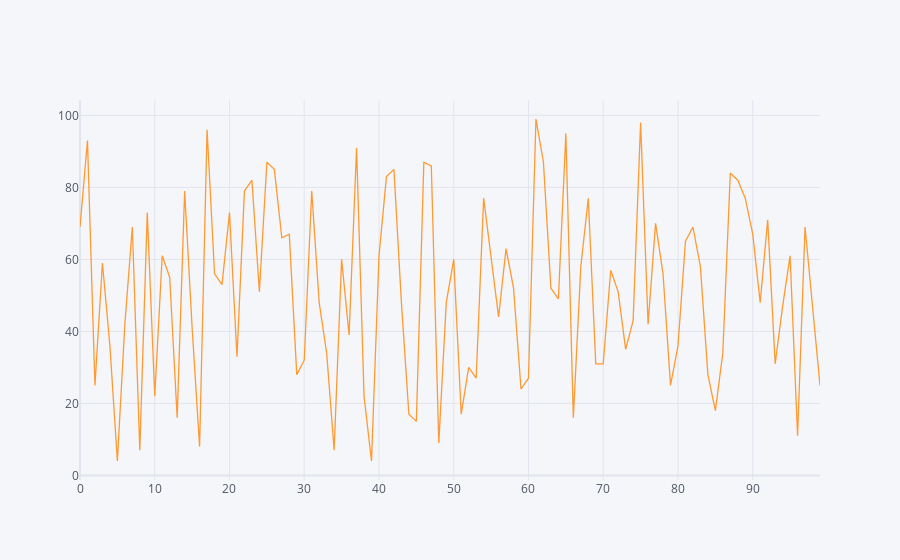

The cell this chart's notebook holds for it:
### Code cell
df1.iplot()

### Figure 1 — Plotly figure (JSON) as saved in the notebook; plotly's stock layout.template omitted (floating-point values rounded to 4 significant figures)
{"data": [{"line": {"color": "rgba(255, 153, 51, 1.0)", "dash": "solid", "shape": "linear", "width": 1.3}, "mode": "lines", "name": "A", "text": "", "type": "scatter", "x": [0, 1, 2, 3, 4, 5, 6, 7, 8, 9, 10, 11, 12, 13, 14, 15, 16, 17, 18, 19, 20, 21, 22, 23, 24, 25, 26, 27, 28, 29, 30, 31, 32, 33, 34, 35, 36, 37, 38, 39, 40, 41, 42, 43, 44, 45, 46, 47, 48, 49, 50, 51, 52, 53, 54, 55, 56, 57, 58, 59, 60, 61, 62, 63, 64, 65, 66, 67, 68, 69, 70, 71, 72, 73, 74, 75, 76, 77, 78, 79, 80, 81, 82, 83, 84, 85, 86, 87, 88, 89, 90, 91, 92, 93, 94, 95, 96, 97, 98, 99], "y": [69, 93, 25, 59, 36, 4, 42, 69, 7, 73, 22, 61, 55, 16, 79, 41, 8, 96, 56, 53, 73, 33, 79, 82, 51, 87, 85, 66, 67, 28, 32, 79, 48, 34, 7, 60, 39, 91, 22, 4, 61, 83, 85, 48, 17, 15, 87, 86, 9, 48, 60, 17, 30, 27, 77, 61, 44, 63, 52, 24, 27, 99, 87, 52, 49, 95, 16, 58, 77, 31, 31, 57, 51, 35, 43, 98, 42, 70, 56, 25, 36, 65, 69, 58, 28, 18, 34, 84, 82, 77, 67, 48, 71, 31, 47, 61, 11, 69, 46, 25]}], "layout": {"legend": {"bgcolor": "#F5F6F9", "font": {"color": "#4D5663"}}, "paper_bgcolor": "#F5F6F9", "plot_bgcolor": "#F5F6F9", "title": {"font": {"color": "#4D5663"}}, "xaxis": {"gridcolor": "#E1E5ED", "showgrid": true, "tickfont": {"color": "#4D5663"}, "title": {"font": {"color": "#4D5663"}, "text": ""}, "zerolinecolor": "#E1E5ED"}, "yaxis": {"gridcolor": "#E1E5ED", "showgrid": true, "tickfont": {"color": "#4D5663"}, "title": {"font": {"color": "#4D5663"}, "text": ""}, "zerolinecolor": "#E1E5ED"}}}
